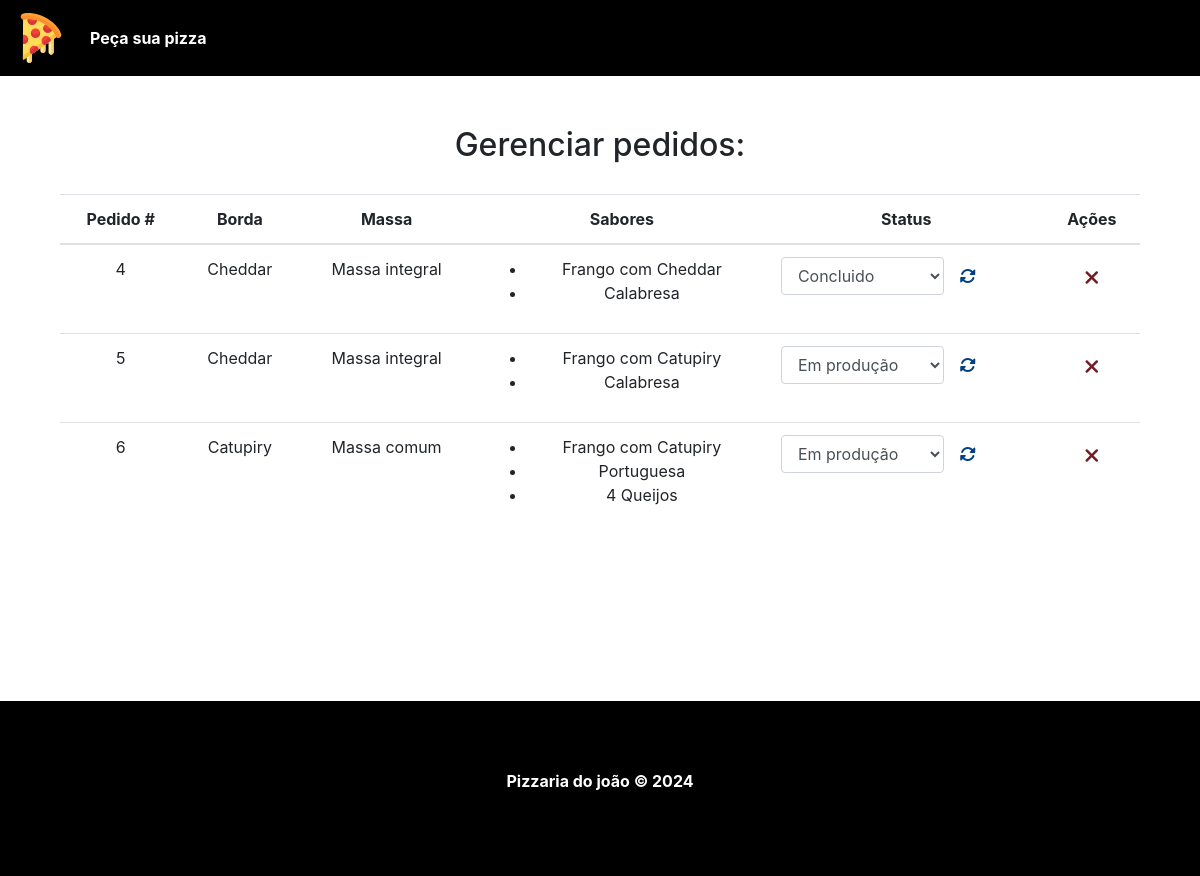
Page /dashboard.php on the committed database.
### tables this page shows
CREATE TABLE `bordas` (
  `id` int(11) NOT NULL AUTO_INCREMENT,
  `tipo` varchar(100) DEFAULT NULL,
  PRIMARY KEY (`id`)
);

CREATE TABLE `status` (
  `id` int(11) NOT NULL AUTO_INCREMENT,
  `tipo` varchar(100) DEFAULT NULL,
  PRIMARY KEY (`id`)
);

CREATE TABLE `massas` (
  `id` int(11) NOT NULL AUTO_INCREMENT,
  `tipo` varchar(100) DEFAULT NULL,
  PRIMARY KEY (`id`)
);

### process/orders.php (called while the page is built, shortened)
<?php
    include_once("conn.php");
    $method = $_SERVER["REQUEST_METHOD"];
    if($method === "GET") {
        $pedidosQuery = $conn->query("SELECT * FROM pedidos;");
        $pedidos = $pedidosQuery->fetchALL();
        $pizzas = [];
        foreach($pedidos as $pedido) {
            $pizza = [];
            $pizza["id"] = $pedido["pizza_id"];
            $pizzaQuery = $conn->prepare("SELECT * FROM pizzas WHERE id = :pizza_id");
            $pizzaQuery->bindParam(":pizza_id", $pizza["id"]);
            $pizzaQuery->execute();
            $pizzaData = $pizzaQuery->fetch(PDO::FETCH_ASSOC);
            $bordaQuery = $conn->prepare("SELECT * FROM bordas WHERE id = :borda_id");
            $bordaQuery->bindParam(":borda_id", $pizzaData["borda_id"]);
            $bordaQuery->execute();
            $massaQuery = $conn->prepare("SELECT * FROM massas WHERE id = :massa_id");
            $massaQuery->bindParam(":massa_id", $pizzaData["massa_id"]);
            $massaQuery->execute();
            $statusQuery = $conn->query("SELECT * FROM status;");
            $status = $statusQuery->fetchAll();
        }
    } else if($method === "POST") {
        $type= $_POST["type"];
        if($type === "delete") {
            $pizzaId = $_POST["id"];
            $deleteQuery = $conn->prepare("DELETE FROM pedidos WHERE pizza_id = :pizza_id;");
            $deleteQuery->bindParam(":pizza_id", $pizzaId, PDO::PARAM_INT);
            $deleteQuery->execute();
            $_SESSION["msg"] = "Pedido removido com sucesso!";
            $_SESSION["status"] = "success";
        }else if($type === "update") {
            $pizzaId = $_POST["id"];
            $statusId = $_POST["status"];
            $updateQuery = $conn->prepare("UPDATE pedidos SET status_id = :status_id WHERE pizza_id = :pizza_id");
            $updateQuery->bindParam(":pizza_id", $pizzaId, PDO::PARAM_INT);
            $updateQuery->bindParam(":status_id", $statusId, PDO::PARAM_INT);
            $updateQuery->execute();
            $_SESSION["msg"] = "Pedido atualizado com sucesso!";
            $_SESSION["status"] = "success";
        }
        header("Location: ../dashboard.php");
    }
?>

### dashboard.php (the view, shortened to what this page needs)
<?php
    include_once("templates/header.php");
    include_once("process/orders.php");
?>
    <div id= "main-container">
        <div class="container">
            <div class="row">
                <div class="col-md-12">
                    <h2>Gerenciar pedidos:</h2>
                </div>
                <div class="col-md-12 table-container">
                    <table class="table">
                        <thead>
                            <tr>
                                <th scope= "col"><span>Pedido</span> #</th>
                                <th scope= "col">Borda</th>
                                <th scope= "col">Massa</th>
                                <th scope= "col">Sabores</th>
                                <th scope= "col">Status</th>
                                <th scope= "col">Ações</th>
                            </tr>
                        </thead>
                        <tbody>
                            <?php foreach($pizzas as $pizza): ?>
                                <tr>
                                    <td><?= $pizza["id"] ?></td>
                                    <td><?= $pizza["borda"] ?></td>
                                    <td><?= $pizza["massa"] ?></td>
                                    <td>
                                        <ul>
                                            <?php foreach($pizza["sabores"] as $sabor):?>
                                                <li><?= $sabor ; ?></li>
                                            <?php endforeach; ?>
                                        </ul>
                                    </td>
                                    <td>
                                        <form action="process/orders.php" method="POST" class="form-group update-form">
                                            <select name="status"  class="form-control status-input">
                                                <?php foreach($status as $s): ?>
                                                    <option value="<?= $s["id"] ?>" <?php echo ($s["id"] == $pizza["status"]) ? "selected" : ""; ?> ><?= $s["tipo"] ?></option>
                                                <?php endforeach; ?>
                                            </select>
                                            <button type= "submit" class="update-btn">
                                                <i class="fas fa-sync-alt"></i>
                                            </button>
                                        </form>
                                    </td>
                                    <td>
                                        <form action="process/orders.php" method="POST">
                                            <button type="submit" class="delete-btn">
                                                <i class="fas fa-times"></i>
                                            </button>
                                        </form>
                                    </td>
                                </tr>
                            <?php endforeach; ?>
                        </tbody>
                    </table>
                </div>
            </div>
        </div>
    </div>
<?php
    include_once("templates/footer.php");
?>

### templates/header.php (shortened to what this page needs)
<!DOCTYPE html>
<html lang="en">
<head>
    <link rel="stylesheet" href="https://cdn.jsdelivr.net/npm/bootstrap@4.6.2/dist/css/bootstrap.min.css">
    <link rel="stylesheet" href="https://cdnjs.cloudflare.com/ajax/libs/font-awesome/6.7.2/css/all.min.css" />
     <link rel="stylesheet" href="css/styles.css">
</head>
<body>
    <header>
        <nav class="navbar navbar-expand-lg">
             <a href="index.php" class="navbar-brand">
                <img src="img/pizza.svg" alt="Pizzaria do João" id="brand-logo">
            </a>
            <div class="collapse navbar-collapse" id="navbarNav">
                <ul class="navbar-nav">
                   <li class="nav-item actve">
                        <a href="index.php" class="nav-link">Peça sua pizza</a>
                   </li>
                </ul>
            </div>
        </nav>
    </header>

### templates/footer.php (shortened to what this page needs)
<footer>
    <p>Pizzaria do joão &copy; 2024</p>
</footer>
</body>
</html>

### css/styles.css (style rules this page uses)
html, body { height: 100%; }
#brand-logo { width: 50px; }
.navbar.navbar-expand-lg { background-color: #000; font-weight: bold; }
.navbar.navbar-expand-lg a { color: #fff; }
#main-container { margin-bottom: 100px; padding: 50px 0; text-align: center; min-height: 50%; }
#main-container h2 { margin-bottom: 30px; }
.row { margin: 0; }
footer { position: relative; width: 100%; height: 175px; background-color: #000; color: #fff; display: flex; align-items: center; justify-content: center; font-weight: bold; }
.delete-btn, .update-btn { border: none; background-color: transparent; }
.delete-btn { padding-top: 10px; }
.delete-btn i { color: #721c24; font-size: 20px; }
.update-btn i { color: #004085; }
.update-btn { margin-left: 10px; }
.update-form { display: flex; flex-direction: row; }
.status-input { width: 65%; }

### rows in the picture
bordas: id "5", tipo "Cheddar", massa "Massa integral", sabor "Frango com Catupiry", sabor "Calabresa", status "Em produção"
massas: id "6", borda "Catupiry", tipo "Massa comum", sabor "Frango com Catupiry", sabor "Portuguesa", sabor "4 Queijos", status "Em produção"

### other values in the picture
$pizza["id"] "4"
$pizza["borda"] "Cheddar"
$pizza["massa"] "Massa integral"
$sabor "Frango com Cheddar"
$sabor "Calabresa"
form field status "Concluido"
